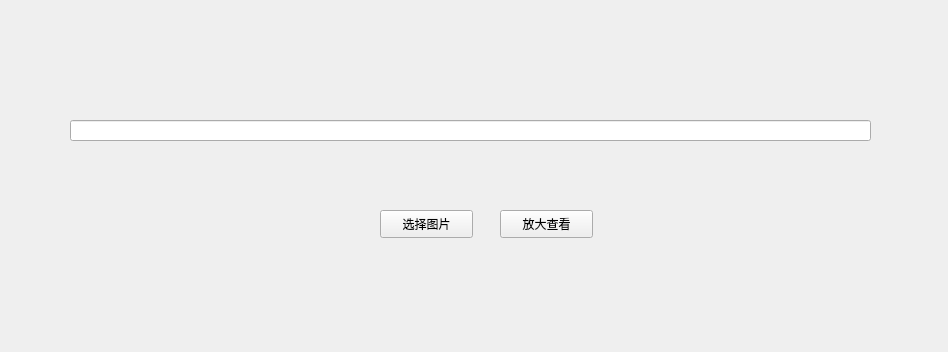
<?xml version="1.0" encoding="UTF-8"?>
<ui version="4.0">
 <class>Form</class>
 <widget class="QWidget" name="Form">
  <property name="geometry">
   <rect>
    <x>0</x>
    <y>0</y>
    <width>948</width>
    <height>352</height>
   </rect>
  </property>
  <property name="windowTitle">
   <string>Form</string>
  </property>
  <widget class="QPushButton" name="pushButton">
   <property name="geometry">
    <rect>
     <x>380</x>
     <y>210</y>
     <width>93</width>
     <height>28</height>
    </rect>
   </property>
   <property name="text">
    <string>选择图片</string>
   </property>
  </widget>
  <widget class="QLineEdit" name="lineEdit">
   <property name="geometry">
    <rect>
     <x>70</x>
     <y>120</y>
     <width>801</width>
     <height>21</height>
    </rect>
   </property>
   <property name="readOnly">
    <bool>true</bool>
   </property>
  </widget>
  <widget class="QPushButton" name="pushButton_2">
   <property name="geometry">
    <rect>
     <x>500</x>
     <y>210</y>
     <width>93</width>
     <height>28</height>
    </rect>
   </property>
   <property name="text">
    <string>放大查看</string>
   </property>
  </widget>
 </widget>
 <resources/>
 <connections/>
</ui>
